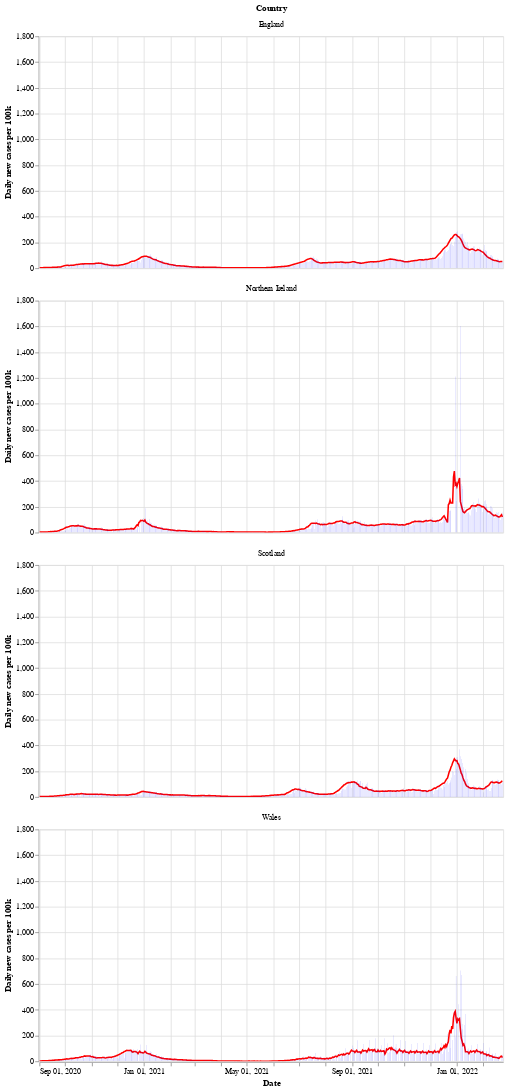

Notebook source saved alongside this figure:
### Markdown cell above
Next is a bar chart of the number of new cases in each country (per 100k population), with the 7 day moving average of cases. Again we see that Wales saw a longer period of raising and falling cases compared to the other countries.

After a period of cases falling, each nation is now seeing a rise in the number of cases - especially in Wales.

### Code cell
# collapse
bars = alt.Chart(uk_cases).mark_bar().encode(
    x=alt.X("yearmonthdate(date):T", axis=alt.Axis(title='Date')),
    y=alt.Y("newCasesRate:Q", axis=alt.Axis(title='Daily new cases per 100k')),
    tooltip='newCasesRate',
    color=alt.condition(
        alt.datum.dailyChange > 0,
        alt.value("orange"),  # The positive color
        alt.value("blue")  # The negative color
    )
).properties(title='New cases per 100k population with rolling 7 day average', width=600).interactive()
line = alt.Chart(uk_cases).mark_line(
    color='red',
    size=2,
).transform_window(
    rolling_mean='mean(newCasesRate)',
    frame=[0, 7],
    groupby=['areaName']
).encode(
    x='yearmonthdate(date):T',
    y='rolling_mean:Q'
)
alt.layer(line, bars, data=uk_cases).facet(alt.Row('areaName', title='Country'), columns=1)

### Figure 1 — Vega-Lite specification as saved in the notebook (floating-point values rounded to 4 significant figures; data arrays with more than 128 entries replaced by an {"elided": "..."} marker saying what was removed)
{"config": {"view": {"continuousWidth": 400, "continuousHeight": 300}}, "data": {"name": "data-125976c37c56d832235daa8f692e4579"}, "facet": {"type": "nominal", "field": "areaName", "title": "Country"}, "spec": {"layer": [{"mark": {"type": "line", "color": "red", "size": 2}, "encoding": {"x": {"type": "temporal", "field": "date", "timeUnit": "yearmonthdate"}, "y": {"type": "quantitative", "field": "rolling_mean"}}, "transform": [{"window": [{"op": "mean", "field": "newCasesRate", "as": "rolling_mean"}], "frame": [0, 7], "groupby": ["areaName"]}]}, {"mark": "bar", "encoding": {"color": {"condition": {"value": "orange", "test": "(datum.dailyChange > 0)"}, "value": "blue"}, "tooltip": {"type": "quantitative", "field": "newCasesRate"}, "x": {"type": "temporal", "axis": {"title": "Date"}, "field": "date", "timeUnit": "yearmonthdate"}, "y": {"type": "quantitative", "axis": {"title": "Daily new cases per 100k"}, "field": "newCasesRate"}}, "selection": {"selector002": {"type": "interval", "bind": "scales", "encodings": ["x", "y"]}}, "title": "New cases per 100k population with rolling 7 day average", "width": 600}]}, "columns": 1, "$schema": "https://vega.github.io/schema/vega-lite/v4.8.1.json", "datasets": {"data-125976c37c56d832235daa8f692e4579": {"elided": "2164 records"}}}
